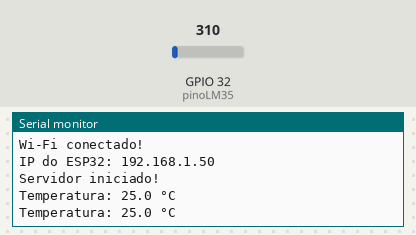
Bench run of a sketch on a simulated ESP32. Shown: the last lines printed to the serial monitor. Inputs (shaded band) come from the test bench; at power-on: GPIO 32 (pinoLM35) = 310 (analog values on the 0–4095 scale). WiFi joins after 1.5 s; servers stay silent unless stated.

Above: at 2.7 s.
2.8 s: GPIO 32 (pinoLM35) set to 372
At 4.0 s:
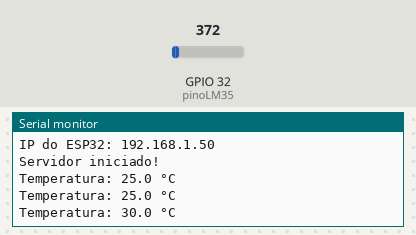
4.3 s: GPIO 32 (pinoLM35) set to 434
At 5.3 s:
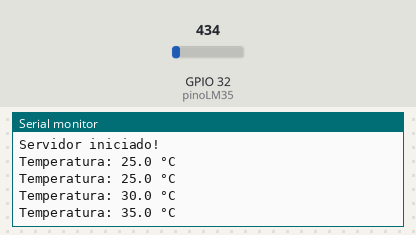
Timing chart, 0 to 7.3 s (numbered marks = the images above; inputs shaded):
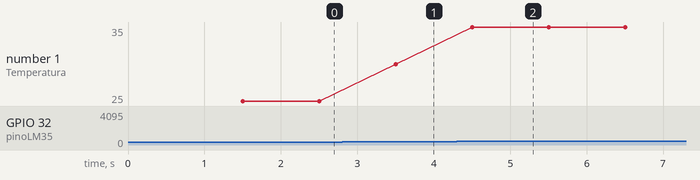

Measured:
- after the input at 2.8 s, the serial monitor: prints a new line after 0.70 s (image 1)
- after the input at 4.3 s, the serial monitor: prints a new line after 0.20 s (image 2)
- plotted number 1: 25 → 30 after the input at 2.8 s, 30 → 35 after the input at 4.3 s

The sketch:

testelm35.ino
```cpp
#include <WiFi.h>
#include <WebServer.h>

// Wi-Fi de casa
const char* ssid = "x";
const char* senha = "y";

// LM35 no GPIO32 (D32)
const int pinoLM35 = 32;

WebServer server(80);


// ---------- LEITURA DO LM35 ----------
float lerTemperatura() {

  int leitura = analogRead(pinoLM35);

  float tensao = leitura * (3.3 / 4095.0);

  // LM35 = 10 mV por °C
  float temperatura = tensao * 100.0;

  return temperatura;
}


// ---------- SITE ----------
String pagina() {

  float temperatura = lerTemperatura();

  String html = R"rawliteral(
<!DOCTYPE html>
<html>

<head>

<meta charset="UTF-8">
<meta name="viewport" content="width=device-width, initial-scale=1">

<title>Estufa Pro Max</title>

<style>

body {
  font-family: Arial;
  text-align: center;
  background-color: #f2f2f2;
  padding-top: 50px;
}

.caixa {
  background: white;
  width: 280px;
  margin: auto;
  padding: 30px;
  border-radius: 15px;
}

h1 {
  font-size: 25px;
}

.temperatura {
  font-size: 50px;
  font-weight: bold;
}

</style>

</head>

<body>

<div class="caixa">

<h1>Estufa Pro Max</h1>

<p>Temperatura atual</p>

<div class="temperatura">
)rawliteral";

  html += String(temperatura, 1);
  html += " &deg;C";

  html += R"rawliteral(
</div>

<p>LM35 + ESP32</p>

</div>

<script>

// Atualiza a página a cada 2 segundos
setTimeout(function(){
  location.reload();
}, 2000);

</script>

</body>
</html>
)rawliteral";

  return html;
}


// ---------- CONFIGURAÇÃO ----------
void setup() {

  Serial.begin(115200);

  analogReadResolution(12);

  Serial.println();
  Serial.println("Conectando ao Wi-Fi...");

  WiFi.mode(WIFI_STA);
  WiFi.begin(ssid, senha);

  while (WiFi.status() != WL_CONNECTED) {
    delay(500);
    Serial.print(".");
  }

  Serial.println();
  Serial.println("Wi-Fi conectado!");

  Serial.print("IP do ESP32: ");
  Serial.println(WiFi.localIP());


  // Página principal
  server.on("/", []() {
    server.send(200, "text/html", pagina());
  });

  server.begin();

  Serial.println("Servidor iniciado!");
}


// ---------- LOOP ----------
void loop() {

  server.handleClient();

  static unsigned long tempoAnterior = 0;

  if (millis() - tempoAnterior >= 1000) {

    tempoAnterior = millis();

    Serial.print("Temperatura: ");
    Serial.print(lerTemperatura(), 1);
    Serial.println(" °C");
  }
}
```
